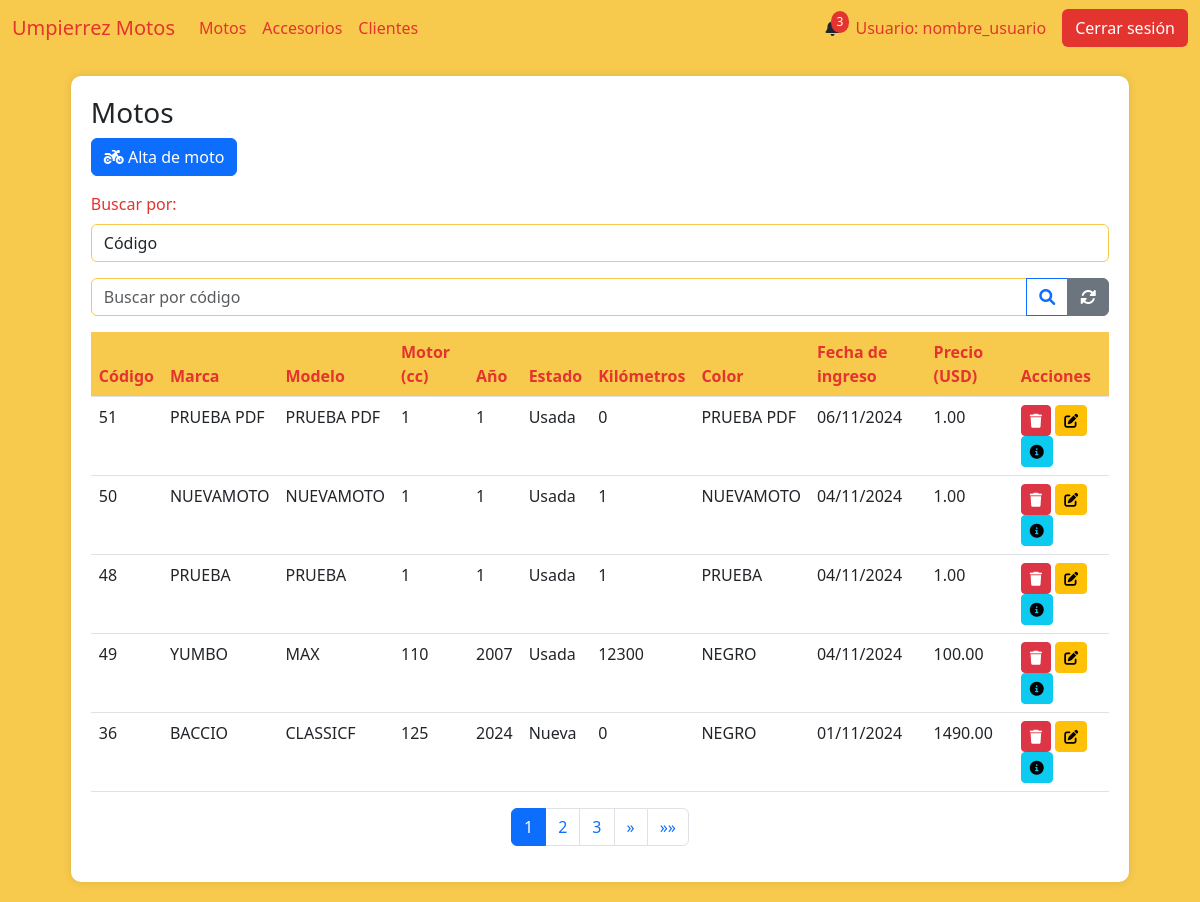
Page /motos on the earlier database version.
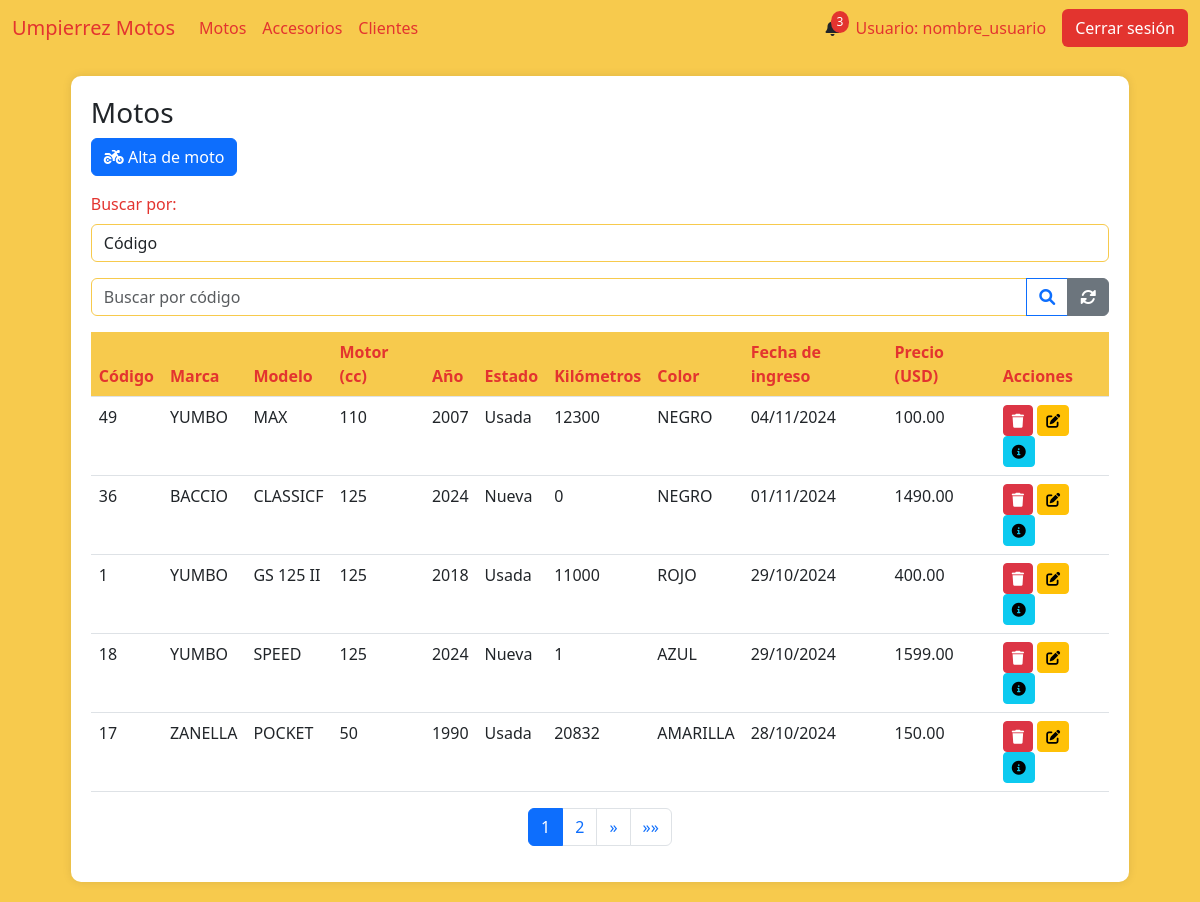
Same page on the later database version.
### AppUM/models.py (models this page shows)
class Moto(models.Model):
    marca = models.CharField(max_length=20)
    modelo = models.CharField(max_length=20)
    anio = models.IntegerField()
    motor = models.IntegerField()
    estado = models.CharField(max_length=10)
    kilometros = models.IntegerField()
    precio = models.DecimalField(max_digits=10, decimal_places=2)
    color = models.CharField(max_length=20)
    num_motor = models.CharField(max_length=40, unique=True)
    num_chasis = models.CharField(max_length=40, unique=True)
    foto = models.ImageField(null=True, blank=True, upload_to="motos/fotos/")
    pertenece_tienda = models.BooleanField()
    pertenece_taller = models.BooleanField()
    identificacion_pdf = models.FileField(upload_to='motos/pdfs/', null=True, blank=True)
    observaciones = models.TextField(null=True, blank=True)
    fecha_ingreso = models.DateTimeField(auto_now_add=True)

### AppUM/views.py (the view)
# urls.py: path('motos', views.vista_inventario_motos,name="Motos"),
def vista_inventario_motos(req):
    motos = Moto.objects.filter(pertenece_tienda=1).order_by('-fecha_ingreso')
    logo_um = Logos.objects.get(id=1)
    paginator = Paginator(motos, 5)  # 5 motos por página
    page_number = req.GET.get('page')  # Obtiene el número de página desde la URL
    page_obj = paginator.get_page(page_number)  # Obtiene la página solicitada
    return render(req,"perfil_administrativo/motos/motos.html",{'page_obj': page_obj,"motos":motos,"logo_um":logo_um.logo_UM.url if logo_um.logo_UM else None})

### AppUM/templates/perfil_administrativo/motos/motos.html (shortened to what the changed rows need)
{% extends "perfil_administrativo/padre_perfil_administrativo.html" %}
{% load static %}
{% block contenidoQueCambia %}
<link href="https://cdnjs.cloudflare.com/ajax/libs/font-awesome/6.0.0/css/all.min.css" rel="stylesheet">
<link href="https://cdn.jsdelivr.net/npm/bootstrap-icons@1.10.0/font/bootstrap-icons.css" rel="stylesheet">
<div class="table-container" id="inventarios">
    <table class="table">
        <thead>
            <tr>
                <th>Código</th>
                <th>Marca</th>
                <th>Modelo</th>
                <th>Motor (cc)</th>
                <th>Año</th>
                <th>Estado</th>
                <th>Kilómetros</th>
                <th>Color</th>
                <th>Fecha de ingreso</th>
                <th>Precio (USD)</th>
                <th>Acciones</th>
            </tr>
        </thead>
        <tbody>
            {% if page_obj %}
                {% for moto in page_obj %}
                <tr>
                    <td>{{ moto.id }}</td>
                    <td>{{ moto.marca }}</td>
                    <td>{{ moto.modelo }}</td>
                    <td>{{ moto.motor }}</td>
                    <td>{{ moto.anio }}</td>
                    <td>{{ moto.estado }}</td>
                    <td>{{ moto.kilometros }}</td>
                    <td>{{ moto.color }}</td>
                    <td>{{ moto.fecha_ingreso|date:"d/m/Y" }}</td>
                    <td>{{ moto.precio }}</td>
                    <td>
                        <a href="{% url 'MotoBaja' moto.id %}"><button class="btn btn-sm btn-danger"><i class="fas fa-trash"></i></button></a>
                        <a href="{% url 'MotoModificacion' moto.id %}"><button class="btn btn-sm btn-warning"><i class="fas fa-edit"></i></button></a>
                        <a href="{% url 'MotoDetalles' moto.id %}"><button class="btn btn-sm btn-info"><i class="fas fa-info-circle"></i></button></a>
                    </td>
                </tr>
                {% endfor %}
            {% else %}
                <tr>
                    <td colspan="9" class="text-center text-muted">
                        No hay registros de motos disponibles.
                    </td>
                </tr>
            {% endif %}
        </tbody>
    </table>
    <nav aria-label="Page navigation">
        <ul class="pagination justify-content-center">
            {% for num in page_obj.paginator.page_range %}
            <li class="page-item {% if page_obj.number == num %}active{% endif %}">
                <a class="page-link" href="?page={{ num }}">{{ num }}</a>
            </li>
            {% endfor %}
        </ul>
    </nav>
</div>
{% endblock %}

Differences in the rows shown:
removed Moto: id "51", marca "PRUEBA PDF", modelo "PRUEBA PDF", motor "1", anio "1", estado "Usada", kilometros "0", color "PRUEBA PDF", fecha_ingreso "06/11/2024", precio "1.00"
removed Moto: id "50", marca "NUEVAMOTO", modelo "NUEVAMOTO", motor "1", anio "1", estado "Usada", kilometros "1", color "NUEVAMOTO", fecha_ingreso "04/11/2024", precio "1.00"
removed Moto: id "48", marca "PRUEBA", modelo "PRUEBA", motor "1", anio "1", estado "Usada", kilometros "1", color "PRUEBA", fecha_ingreso "04/11/2024", precio "1.00"
now on this page (row unchanged): Moto: id "1", marca "YUMBO", modelo "GS 125 II", motor "125", anio "2018", estado "Usada", kilometros "11000", color "ROJO", fecha_ingreso "29/10/2024", precio "400.00"
now on this page (row unchanged): Moto: id "18", marca "YUMBO", modelo "SPEED", motor "125", anio "2024", estado "Nueva", kilometros "1", color "AZUL", fecha_ingreso "29/10/2024", precio "1599.00"
now on this page (row unchanged): Moto: id "17", marca "ZANELLA", modelo "POCKET", motor "50", anio "1990", estado "Usada", kilometros "20832", color "AMARILLA", fecha_ingreso "28/10/2024", precio "150.00"
Other differences:
list line gone: "3"
